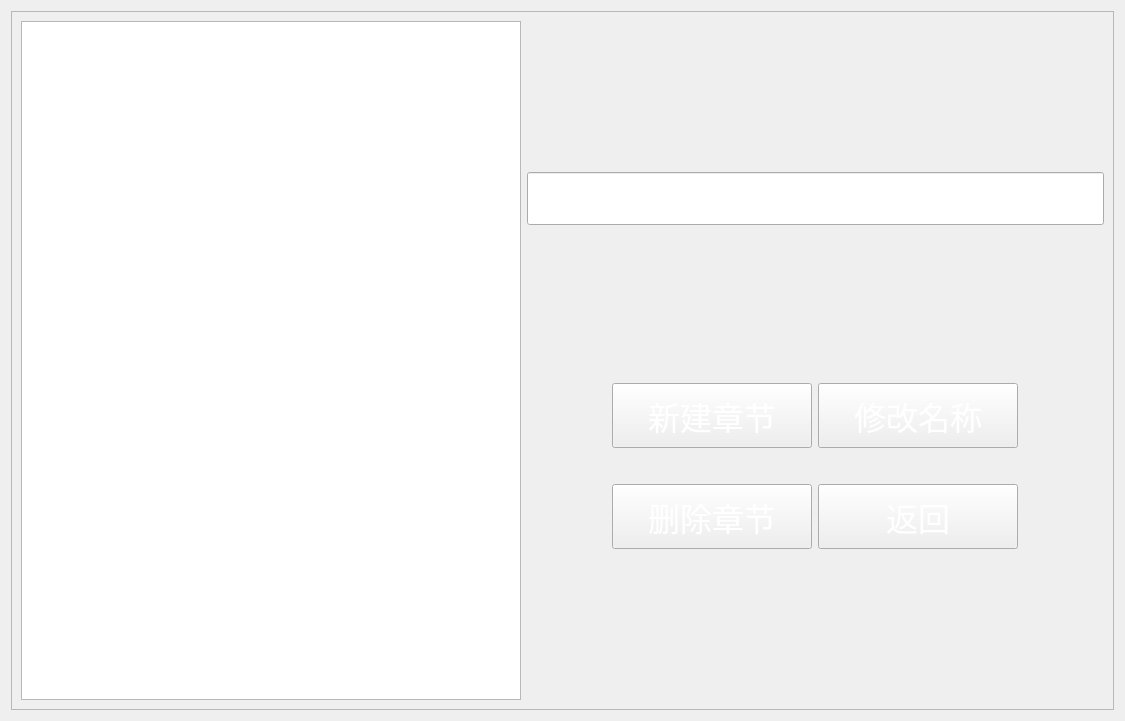
<?xml version="1.0" encoding="UTF-8"?>
<ui version="4.0">
 <class>SettingChapter</class>
 <widget class="QWidget" name="SettingChapter">
  <property name="geometry">
   <rect>
    <x>0</x>
    <y>0</y>
    <width>1125</width>
    <height>721</height>
   </rect>
  </property>
  <property name="windowTitle">
   <string>Form</string>
  </property>
  <layout class="QGridLayout" name="gridLayout">
   <item row="0" column="0">
    <widget class="QFrame" name="frame">
     <property name="frameShape">
      <enum>QFrame::StyledPanel</enum>
     </property>
     <property name="frameShadow">
      <enum>QFrame::Raised</enum>
     </property>
     <layout class="QGridLayout" name="gridLayout_3">
      <item row="0" column="0" rowspan="5">
       <widget class="QTableWidget" name="chapternames">
        <property name="minimumSize">
         <size>
          <width>500</width>
          <height>0</height>
         </size>
        </property>
        <property name="font">
         <font>
          <family>黑体</family>
          <pointsize>18</pointsize>
         </font>
        </property>
       </widget>
      </item>
      <item row="0" column="2">
       <spacer name="verticalSpacer_4">
        <property name="orientation">
         <enum>Qt::Vertical</enum>
        </property>
        <property name="sizeHint" stdset="0">
         <size>
          <width>20</width>
          <height>137</height>
         </size>
        </property>
       </spacer>
      </item>
      <item row="1" column="1" colspan="3">
       <widget class="QLineEdit" name="chaptername">
        <property name="font">
         <font>
          <family>宋体</family>
          <pointsize>24</pointsize>
         </font>
        </property>
       </widget>
      </item>
      <item row="2" column="2">
       <spacer name="verticalSpacer_2">
        <property name="orientation">
         <enum>Qt::Vertical</enum>
        </property>
        <property name="sizeHint" stdset="0">
         <size>
          <width>20</width>
          <height>138</height>
         </size>
        </property>
       </spacer>
      </item>
      <item row="3" column="1">
       <spacer name="horizontalSpacer_2">
        <property name="orientation">
         <enum>Qt::Horizontal</enum>
        </property>
        <property name="sizeHint" stdset="0">
         <size>
          <width>175</width>
          <height>20</height>
         </size>
        </property>
       </spacer>
      </item>
      <item row="3" column="2">
       <layout class="QGridLayout" name="gridLayout_2">
        <item row="0" column="2">
         <widget class="QPushButton" name="pushButton_2">
          <property name="minimumSize">
           <size>
            <width>200</width>
            <height>65</height>
           </size>
          </property>
          <property name="font">
           <font>
            <family>黑体</family>
            <pointsize>24</pointsize>
           </font>
          </property>
          <property name="cursor">
           <cursorShape>PointingHandCursor</cursorShape>
          </property>
          <property name="styleSheet">
           <string notr="true">border-image: url(:/image/picture/新修改按钮-蓝色.png);
color: rgb(255, 255, 255);</string>
          </property>
          <property name="text">
           <string>修改名称</string>
          </property>
         </widget>
        </item>
        <item row="2" column="0">
         <widget class="QPushButton" name="pushButton_3">
          <property name="minimumSize">
           <size>
            <width>200</width>
            <height>65</height>
           </size>
          </property>
          <property name="font">
           <font>
            <family>黑体</family>
            <pointsize>24</pointsize>
           </font>
          </property>
          <property name="cursor">
           <cursorShape>PointingHandCursor</cursorShape>
          </property>
          <property name="styleSheet">
           <string notr="true">border-image: url(:/image/picture/新修改按钮-蓝色.png);
color: rgb(255, 255, 255);</string>
          </property>
          <property name="text">
           <string>删除章节</string>
          </property>
         </widget>
        </item>
        <item row="0" column="0">
         <widget class="QPushButton" name="pushButton">
          <property name="minimumSize">
           <size>
            <width>200</width>
            <height>65</height>
           </size>
          </property>
          <property name="font">
           <font>
            <family>黑体</family>
            <pointsize>24</pointsize>
           </font>
          </property>
          <property name="cursor">
           <cursorShape>PointingHandCursor</cursorShape>
          </property>
          <property name="styleSheet">
           <string notr="true">border-image: url(:/image/picture/新修改按钮-蓝色.png);
color: rgb(255, 255, 255);</string>
          </property>
          <property name="text">
           <string>新建章节</string>
          </property>
         </widget>
        </item>
        <item row="2" column="2">
         <widget class="QPushButton" name="pushButton_4">
          <property name="minimumSize">
           <size>
            <width>200</width>
            <height>65</height>
           </size>
          </property>
          <property name="font">
           <font>
            <family>黑体</family>
            <pointsize>24</pointsize>
           </font>
          </property>
          <property name="cursor">
           <cursorShape>PointingHandCursor</cursorShape>
          </property>
          <property name="styleSheet">
           <string notr="true">border-image: url(:/image/picture/新修改按钮-蓝色.png);
color: rgb(255, 255, 255);</string>
          </property>
          <property name="text">
           <string>返回</string>
          </property>
         </widget>
        </item>
        <item row="0" column="1">
         <spacer name="horizontalSpacer">
          <property name="orientation">
           <enum>Qt::Horizontal</enum>
          </property>
          <property name="sizeHint" stdset="0">
           <size>
            <width>30</width>
            <height>20</height>
           </size>
          </property>
         </spacer>
        </item>
        <item row="1" column="0">
         <spacer name="verticalSpacer">
          <property name="orientation">
           <enum>Qt::Vertical</enum>
          </property>
          <property name="sizeHint" stdset="0">
           <size>
            <width>20</width>
            <height>30</height>
           </size>
          </property>
         </spacer>
        </item>
       </layout>
      </item>
      <item row="3" column="3">
       <spacer name="horizontalSpacer_3">
        <property name="orientation">
         <enum>Qt::Horizontal</enum>
        </property>
        <property name="sizeHint" stdset="0">
         <size>
          <width>175</width>
          <height>20</height>
         </size>
        </property>
       </spacer>
      </item>
      <item row="4" column="2">
       <spacer name="verticalSpacer_3">
        <property name="orientation">
         <enum>Qt::Vertical</enum>
        </property>
        <property name="sizeHint" stdset="0">
         <size>
          <width>20</width>
          <height>137</height>
         </size>
        </property>
       </spacer>
      </item>
     </layout>
    </widget>
   </item>
  </layout>
 </widget>
 <resources/>
 <connections/>
</ui>
